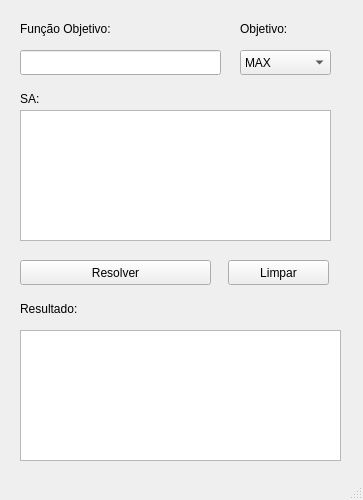
<?xml version="1.0" encoding="UTF-8"?>
<ui version="4.0">
 <class>MainWindow</class>
 <widget class="QMainWindow" name="MainWindow">
  <property name="geometry">
   <rect>
    <x>0</x>
    <y>0</y>
    <width>363</width>
    <height>500</height>
   </rect>
  </property>
  <property name="minimumSize">
   <size>
    <width>363</width>
    <height>500</height>
   </size>
  </property>
  <property name="maximumSize">
   <size>
    <width>363</width>
    <height>500</height>
   </size>
  </property>
  <property name="windowTitle">
   <string>Simplex</string>
  </property>
  <property name="windowIcon">
   <iconset>
    <normaloff>icons/python.ico</normaloff>
    <normalon>icons/python.ico</normalon>icons/python.ico</iconset>
  </property>
  <widget class="QWidget" name="centralwidget">
   <widget class="QLineEdit" name="campoFO">
    <property name="geometry">
     <rect>
      <x>20</x>
      <y>50</y>
      <width>201</width>
      <height>25</height>
     </rect>
    </property>
    <property name="toolTip">
     <string>Utilize incógnitas diferentes para cada termo. ex: 3x + 3y ao invés de 3x1 + 3x2</string>
    </property>
   </widget>
   <widget class="QLabel" name="label">
    <property name="geometry">
     <rect>
      <x>20</x>
      <y>20</y>
      <width>171</width>
      <height>17</height>
     </rect>
    </property>
    <property name="text">
     <string>Função Objetivo:</string>
    </property>
   </widget>
   <widget class="QLabel" name="label_2">
    <property name="geometry">
     <rect>
      <x>20</x>
      <y>90</y>
      <width>67</width>
      <height>17</height>
     </rect>
    </property>
    <property name="text">
     <string>SA:</string>
    </property>
   </widget>
   <widget class="QComboBox" name="comboBox">
    <property name="geometry">
     <rect>
      <x>240</x>
      <y>50</y>
      <width>91</width>
      <height>25</height>
     </rect>
    </property>
    <item>
     <property name="text">
      <string>MAX</string>
     </property>
    </item>
    <item>
     <property name="text">
      <string>MIN</string>
     </property>
    </item>
   </widget>
   <widget class="QPushButton" name="pushButton">
    <property name="geometry">
     <rect>
      <x>20</x>
      <y>260</y>
      <width>191</width>
      <height>25</height>
     </rect>
    </property>
    <property name="text">
     <string>Resolver</string>
    </property>
    <property name="icon">
     <iconset>
      <normaloff>icons/solve.png</normaloff>icons/solve.png</iconset>
    </property>
   </widget>
   <widget class="QTextEdit" name="resultPanel">
    <property name="geometry">
     <rect>
      <x>20</x>
      <y>330</y>
      <width>321</width>
      <height>131</height>
     </rect>
    </property>
    <property name="readOnly">
     <bool>true</bool>
    </property>
   </widget>
   <widget class="QLabel" name="label_3">
    <property name="geometry">
     <rect>
      <x>20</x>
      <y>300</y>
      <width>141</width>
      <height>17</height>
     </rect>
    </property>
    <property name="text">
     <string>Resultado:</string>
    </property>
   </widget>
   <widget class="QTextEdit" name="saBlock">
    <property name="geometry">
     <rect>
      <x>20</x>
      <y>110</y>
      <width>311</width>
      <height>131</height>
     </rect>
    </property>
    <property name="toolTip">
     <string>Utilize incógnitas diferentes para cada termo de uma restrição</string>
    </property>
   </widget>
   <widget class="QPushButton" name="btnClear">
    <property name="geometry">
     <rect>
      <x>228</x>
      <y>260</y>
      <width>101</width>
      <height>25</height>
     </rect>
    </property>
    <property name="text">
     <string>Limpar</string>
    </property>
    <property name="icon">
     <iconset>
      <normaloff>icons/clear.png</normaloff>icons/clear.png</iconset>
    </property>
   </widget>
   <widget class="QLabel" name="label_4">
    <property name="geometry">
     <rect>
      <x>240</x>
      <y>20</y>
      <width>91</width>
      <height>17</height>
     </rect>
    </property>
    <property name="text">
     <string>Objetivo:</string>
    </property>
   </widget>
  </widget>
  <widget class="QStatusBar" name="statusbar"/>
 </widget>
 <resources/>
 <connections/>
</ui>
